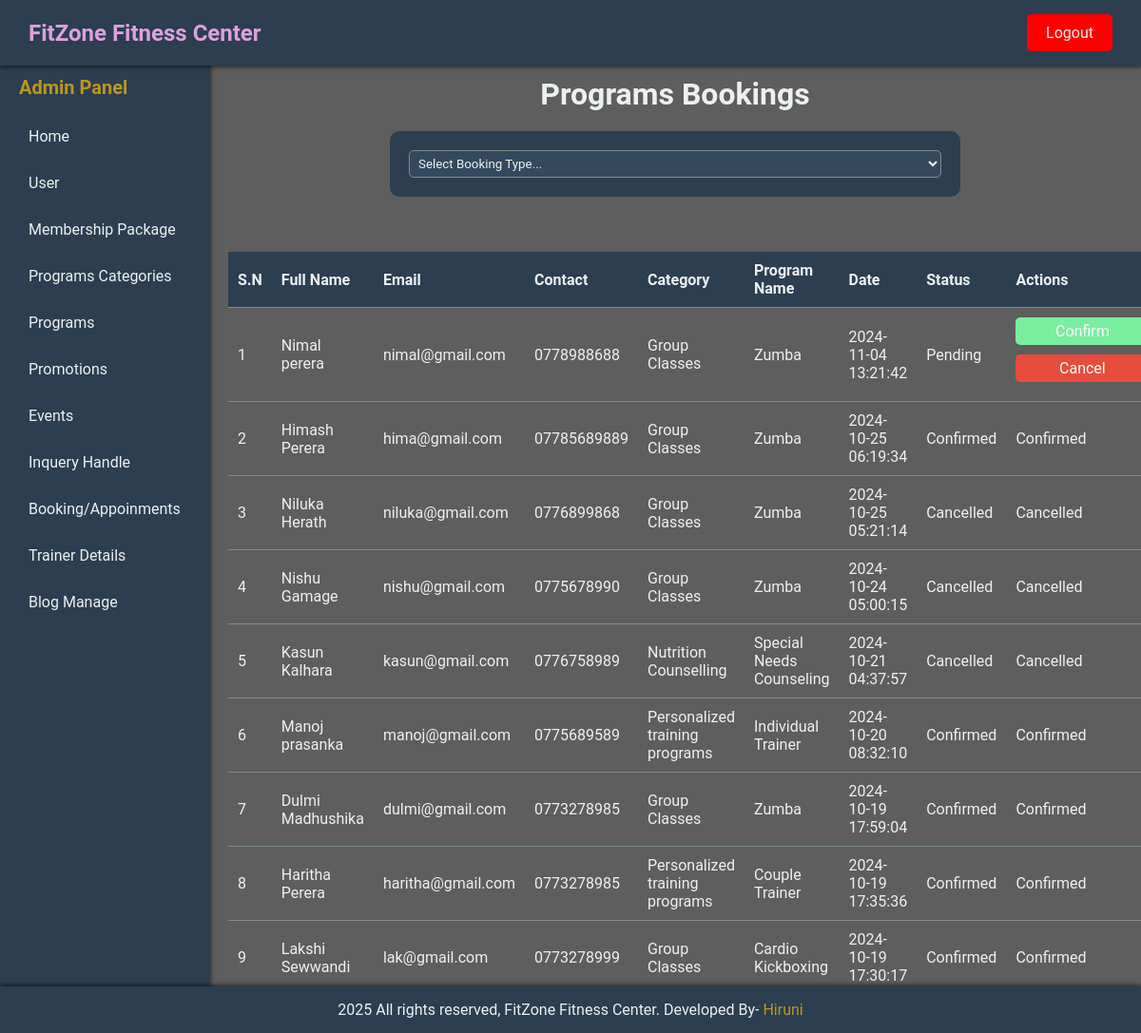
Screenshot of /admin-panel/manage-bookinProgram.php (signed in) with the database file from the repository.
### tables this page shows
CREATE TABLE `tbl_programbooking` (
  `id` int(10) UNSIGNED NOT NULL,
  `customer_id` int(10) UNSIGNED NOT NULL,
  `full_name` varchar(255) DEFAULT NULL,
  `email` varchar(255) DEFAULT NULL,
  `tel_no` varchar(20) DEFAULT NULL,
  `category_id` int(10) UNSIGNED NOT NULL,
  `program_id` int(10) UNSIGNED NOT NULL,
  `weight` varchar(20) DEFAULT NULL,
  `message` text DEFAULT NULL,
  `status` enum('Pending','Confirmed','Cancelled') DEFAULT 'Pending',
  `booking_date` timestamp NOT NULL DEFAULT current_timestamp()
);

CREATE TABLE `tbl_programcategories` (
  `id` int(15) UNSIGNED NOT NULL,
  `title` varchar(100) NOT NULL,
  `image_name` varchar(255) NOT NULL,
  `active` enum('Yes','No') NOT NULL,
  `created_at` timestamp NOT NULL DEFAULT current_timestamp()
);

CREATE TABLE `tbl_programs` (
  `id` int(15) UNSIGNED NOT NULL,
  `category_id` int(10) UNSIGNED NOT NULL,
  `trainer_id` int(10) UNSIGNED DEFAULT NULL,
  `title` varchar(255) DEFAULT NULL,
  `description` text NOT NULL,
  `price_local` decimal(10,2) NOT NULL,
  `price_foreign` decimal(10,2) NOT NULL,
  `schedule` text NOT NULL,
  `image_name` varchar(255) NOT NULL,
  `features` text NOT NULL,
  `active` varchar(3) DEFAULT 'No',
  `created_at` int(11) NOT NULL
);

### admin-panel/manage-bookinProgram.php (the view, shortened to what this page needs)
<?php
include('partials/main.php');
?>
<div class="main-content">
    <div class="wrapper">
        <h1 class="text-center">Programs Bookings</h1>
        <form action="" method="POST" class="dropdown-form">
            <select name="file-select" class="styled-select" onchange="location = this.value;">
                <option value="#">Select Booking Type...</option>
            </select>
        </form>
        <br><br>
        <table class="tbl-full">
            <thead>
                <tr>
                    <th>S.N</th>
                    <th>Full Name</th>
                    <th>Email</th>
                    <th>Contact</th>
                    <th>Category</th>
                    <th>Program Name</th>
                    <th>Date</th>
                    <th>Status</th>
                    <th>Actions</th>
                </tr>
            </thead>
            <tbody>
                <?php
                $sql = "SELECT b.id, b.full_name, b.email, b.tel_no, c.title AS category_title, p.title AS program_title, b.booking_date, b.status
                        FROM tbl_programBooking b
                        JOIN tbl_programCategories c ON b.category_id = c.id
                        JOIN tbl_programs p ON b.program_id = p.id
                        ORDER BY b.booking_date DESC";
                $res = $conn->query($sql);
                if ($res->num_rows > 0) {
                    $sn = 1;
                    while ($row = $res->fetch_assoc()) {
                        ?>
                        <tr>
                            <td><?php echo $sn++; ?></td>
                            <td><?php echo htmlspecialchars($row['full_name']); ?></td>
                            <td><?php echo htmlspecialchars($row['email']); ?></td>
                            <td><?php echo htmlspecialchars($row['tel_no']); ?></td>
                            <td><?php echo htmlspecialchars($row['category_title']); ?></td>
                            <td><?php echo htmlspecialchars($row['program_title']); ?></td>
                            <td><?php echo htmlspecialchars($row['booking_date']); ?></td>
                            <td><?php echo htmlspecialchars($row['status']); ?></td>
                            <td>
                                <?php if ($row['status'] == 'Pending') { ?>
                                    <a href="confirm-booking.php?id=<?php echo $row['id']; ?>" class="btn-members">Confirm</a>
                                    <a href="cancel-booking.php?id=<?php echo $row['id']; ?>" class="btn-membersDelete ">Cancel</a>
                                <?php } else { ?>
                                    <span class="btn-disabled"><?php echo htmlspecialchars($row['status']); ?></span>
                                <?php } ?>
                            </td>
                        </tr>
                        <?php
                    }
                } else {
                    echo "<tr><td colspan='9' class='error'>No bookings available.</td></tr>";
                }
                ?>
            </tbody>
        </table>
    </div>
</div>
<?php include('partials/footer.php'); ?>

### admin-panel/partials/main.php (shortened to what this page needs)
<!DOCTYPE html>
<html lang="en">
<head>
    <link rel="stylesheet" href="../admin-css/style.css">
</head>
<body>
    <div class="header">
        <div class="logo" style="color:plum;">FitZone Fitness Center</div>
        <a href="logout.php" class="logout-button">Logout</a>
    </div>
    <div class="container">
        <div class="sidebar">
            <h2>Admin Panel</h2>
            <ul>
                <li><a href="admin-index.php">Home</a></li>
                <li><a href="manage-admin.php ">User</a></li>
                <li><a href="manage-membership.php" >Membership Package</a></li>
                <li><a href="manage-categoryProgram.php">Programs Categories</a></li>
                <li><a href="manage-classProgram.php">Programs</a></li>
                <li><a href="manage-promotion.php">Promotions</a></li>
                <li><a href="manage-events.php">Events</a></li>
                <li><a href="manage-inquery.php">Inquery Handle</a></li>
                <li><a href="manage-bookinPackage.php">Booking/Appoinments</a></li>
                <li><a href="manage-persontrainer.php">Trainer Details</a></li>
                <li><a href="manage-blogs.php">Blog Manage</a></li>
            </ul>
        </div>

### admin-panel/partials/footer.php (shortened to what this page needs)
<div class="footer">
        <div class="wrapper">
            <p class="text-center">2025 All rights reserved, FitZone Fitness Center. Developed By- <a href="#">Hiruni</a></p>
        </div>
    </div>
</body>
</html>

### admin-css/style.css (style rules this page uses)
:root { --primary-color: #bc961a; --primary-color-dark: #82a016; --secondary-color: #2c3e50; --background-light: rgba(255, 255, 255, 0.1); --background-dark: rgba(0, 0, 0, 0.7); --text-light: #ecf0f1; --text-dark: #bdc3c7; --button-hover-color: #92ec8f; --border-color: #7f8c8d; }
* { margin: 0; padding: 0; box-sizing: border-box; font-family: 'Roboto', sans-serif; }
body { display: flex; flex-direction: column; min-height: 100vh; background-color: var(--background-dark); }
.header { position: fixed; top: 0; left: 0; right: 0; display: flex; justify-content: space-between; align-items: center; background-color: var(--secondary-color); color: var(--text-light); padding: 15px 30px; box-shadow: 0 2px 4px rgba(0, 0, 0, 0.5); z-index: 1000; }
.logo { font-size: 24px; font-weight: bold; text-decoration: none; color: var(--text-light); }
.logout-button { background-color: red; text-decoration: none; color: var(--text-light); border: none; padding: 10px 20px; border-radius: 5px; cursor: pointer; font-size: 16px; transition: background-color 0.3s; }
.sidebar { position: fixed; top: 60px; left: 0; bottom: 0; width: 220px; background-color: var(--secondary-color); color: var(--text-light); padding: 20px; box-shadow: 2px 0 4px rgba(0, 0, 0, 0.5); overflow-y: auto; }
.sidebar h2 { font-size: 20px; margin-bottom: 20px; color: var(--primary-color); }
.sidebar ul { list-style-type: none; }
.sidebar ul li { margin-bottom: 10px; }
.sidebar ul li a { color: var(--text-light); text-decoration: none; font-size: 16px; display: block; padding: 10px; border-radius: 5px; transition: background-color 0.3s; }
.container { display: flex; flex: 1; margin-top: 60px; margin-left: 220px; background-color: var(--background-light); }
.main-content { flex: 1; padding: 20px; overflow-y: auto; color: var(--text-light); }
table { width: 100%; border-collapse: collapse; }
th, td { padding: 10px; text-align: left; border-bottom: 1px solid var(--border-color); color: var(--text-light); }
th { background-color: var(--secondary-color); font-weight: bold; }
.footer { position: fixed; left: 0; bottom: 0; width: 100%; background-color: var(--secondary-color); color: var(--text-light); padding: 15px 0; text-align: center; box-shadow: 0 -2px 4px rgba(0, 0, 0, 0.5); z-index: 1000; }
.footer .wrapper { max-width: 960px; margin: 0 auto; }
.footer a { color: var(--primary-color); text-decoration: none; }
.text-center { text-align: center; }
.btn-members, .btn-membersDelete { display: block; width: 140px; padding: 5px; text-align: center; margin-bottom: 10px; text-decoration: none; color: white; border-radius: 5px; }
.btn-members { background-color: #7bed9f; }
.btn-membersDelete { background-color: #e74c3c; }
form { width: 100%; max-width: 600px; margin: 20px auto; padding: 20px; background-color: #2c3e50; border-radius: 10px; color: #ecf0f1; }
table { width: 100%; margin-bottom: 20px; }
td { padding: 10px; color: #ecf0f1; }
input[type="text"], select { width: 100%; padding: 5px; margin: 0; border-radius: 5px; border: 1px solid #7f8c8d; background-color: #34495e; color: #ecf0f1; }

### rows the page displays
tbl_programbooking: full_name "Nimal perera", email "nimal@gmail.com", tel_no "0778988688", category.title "Group Classes", program.title "Zumba", booking_date "2024-11-04 13:21:42", status "Pending"
tbl_programbooking: full_name "Himash Perera", email "hima@gmail.com", tel_no "07785689889", category.title "Group Classes", program.title "Zumba", booking_date "2024-10-25 06:19:34", status "Confirmed"
tbl_programbooking: full_name "Niluka Herath", email "niluka@gmail.com", tel_no "0776899868", category.title "Group Classes", program.title "Zumba", booking_date "2024-10-25 05:21:14", status "Cancelled"
tbl_programbooking: full_name "Nishu Gamage", email "nishu@gmail.com", tel_no "0775678990", category.title "Group Classes", program.title "Zumba", booking_date "2024-10-24 05:00:15", status "Cancelled"
tbl_programbooking: full_name "Kasun Kalhara", email "kasun@gmail.com", tel_no "0776758989", category.title "Nutrition Counselling", program.title "Special Needs Counseling", booking_date "2024-10-21 04:37:57", status "Cancelled"
tbl_programbooking: full_name "Manoj prasanka", email "manoj@gmail.com", tel_no "0775689589", category.title "Personalized training programs", program.title "Individual Trainer", booking_date "2024-10-20 08:32:10", status "Confirmed"
tbl_programbooking: full_name "Dulmi Madhushika", email "dulmi@gmail.com", tel_no "0773278985", category.title "Group Classes", program.title "Zumba", booking_date "2024-10-19 17:59:04", status "Confirmed"
tbl_programbooking: full_name "Haritha Perera", email "haritha@gmail.com", tel_no "0773278985", category.title "Personalized training programs", program.title "Couple Trainer", booking_date "2024-10-19 17:35:36", status "Confirmed"
tbl_programbooking: full_name "Lakshi Sewwandi", email "lak@gmail.com", tel_no "0773278999", category.title "Group Classes", program.title "Cardio Kickboxing", booking_date "2024-10-19 17:30:17", status "Confirmed"
